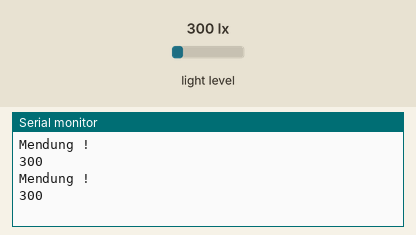
The sketch below on a simulated Arduino Uno, built with avr-gcc and run on an emulated ATmega328P. On the bench: the last lines printed to the serial monitor. The test bench sets the inputs (shaded band); at power-on: light level 300 lx.

Above: at 1.8 s.
1.9 s: light level set to 1000 lx
At 2.8 s:
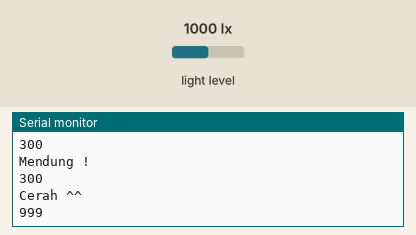
4.5 s: light level set to 230 lx
At 5.8 s:
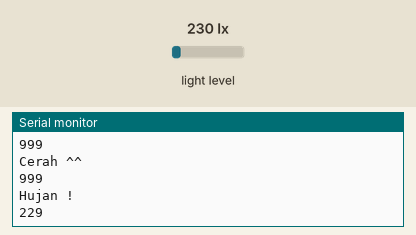
Timing chart, 0 to 7.5 s (numbered marks = the images above; inputs shaded):
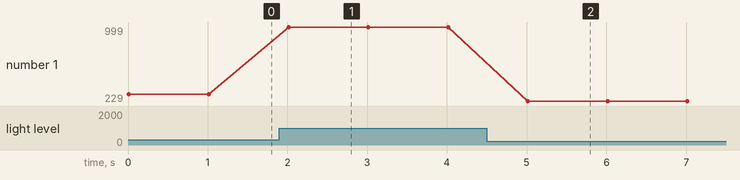

The sketch:

BMKG.ino
```cpp
#include <Wire.h>
#include <BH1750.h>


BH1750 sensor;

void setup() {
Serial.begin (9600);
Wire.begin();
sensor.begin();
}

void loop() {
  unsigned int lux = sensor.readLightLevel();

if(lux > 500){
  Serial.println("Cerah ^^");
  Serial.println(lux);
} else if (lux > 250){
  Serial.println("Mendung !");
  Serial.println(lux);
} else if (lux > 150){
  Serial.println("Hujan !");
  Serial.println(lux);
}


delay(1000);
}
```

Measured:
- after the input at 1.9 s, the serial monitor: prints a new line after 0.10 s (image 1)
- after the input at 4.5 s, the serial monitor: prints a new line after 0.51 s (image 2)
- plotted number 1: 300 → 999 after the input at 1.9 s, 999 → 229 after the input at 4.5 s
